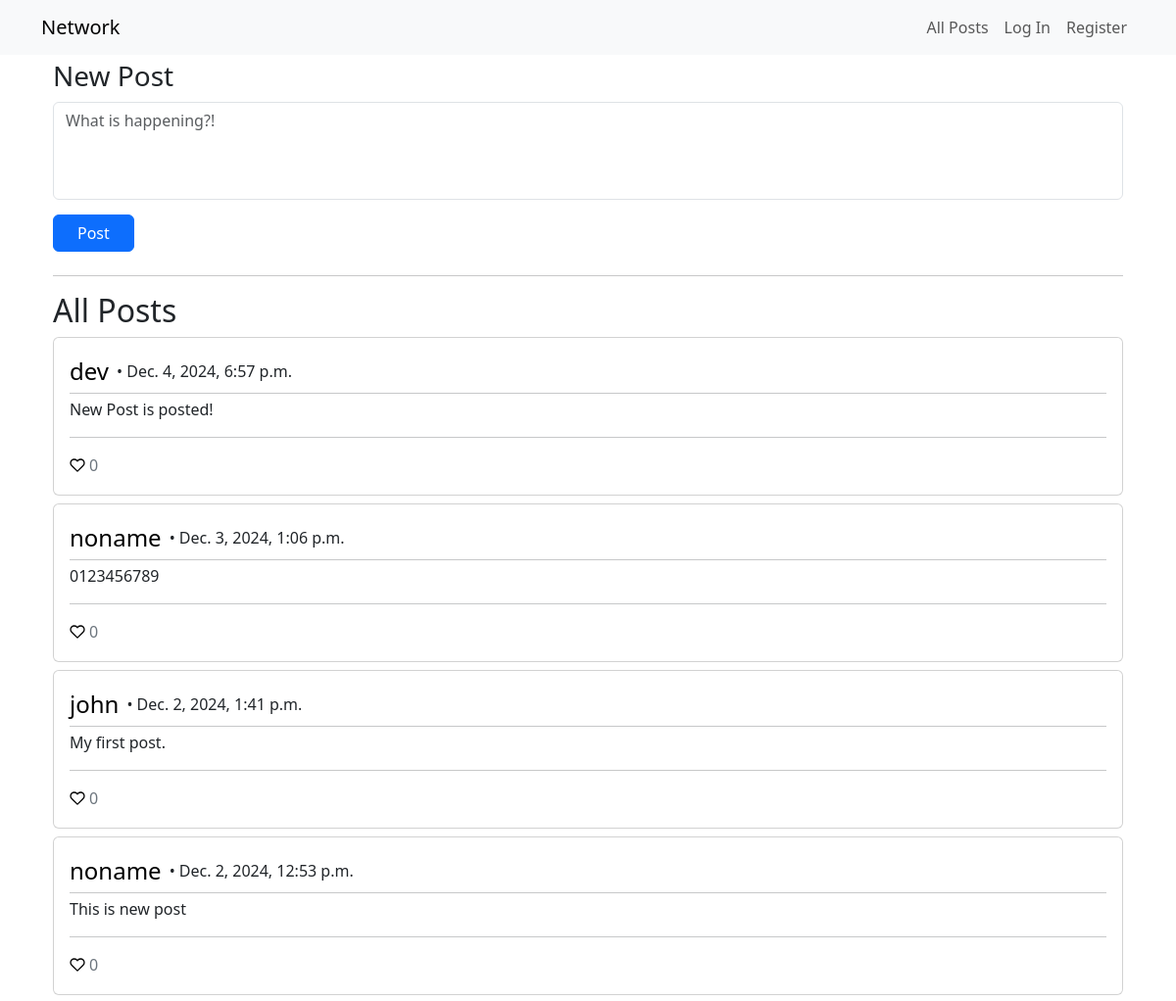
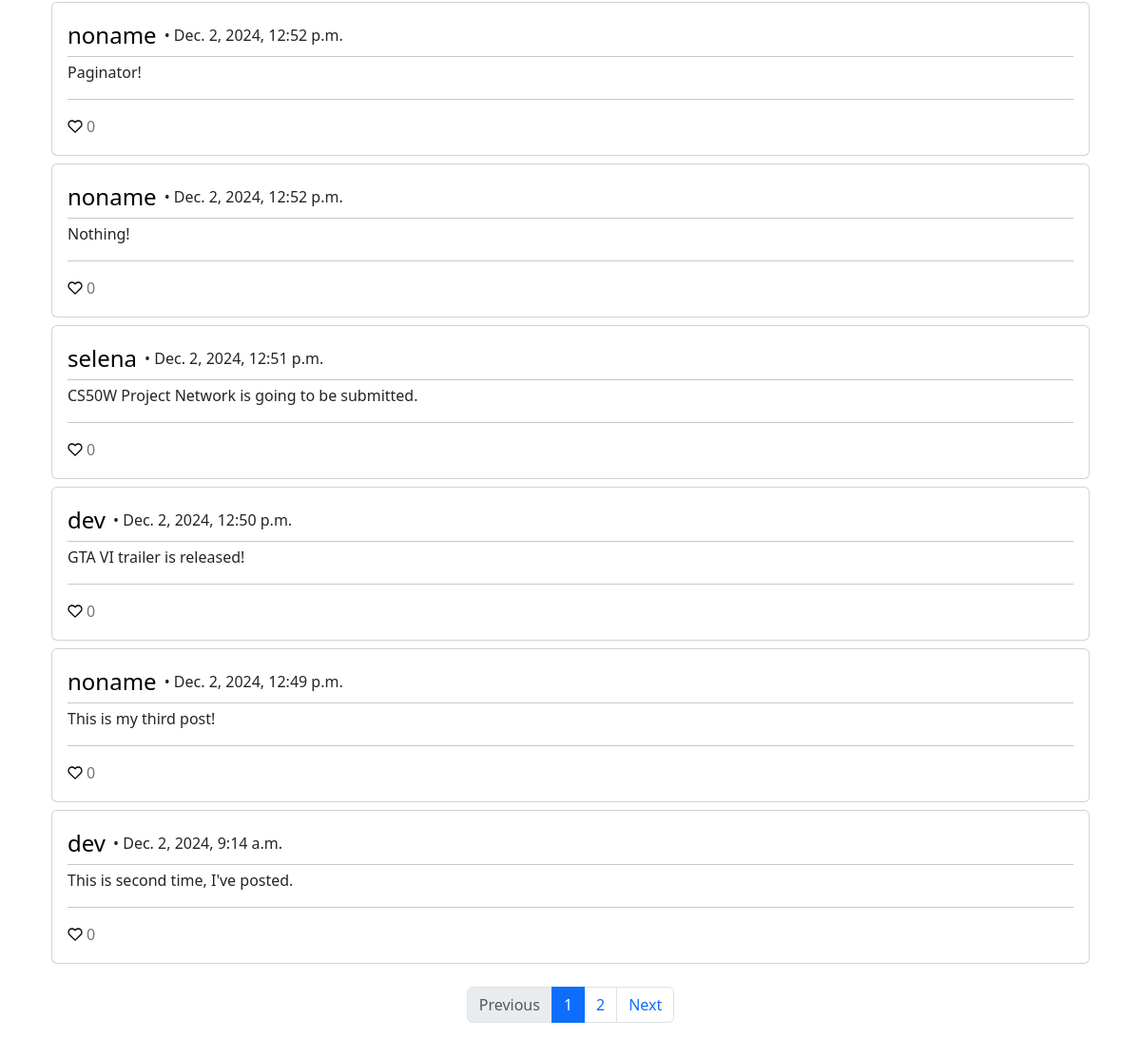
The page / on the database its author committed (2 pictures, top to bottom).
### network/models.py (models this page shows, shortened)
class Post(models.Model):
    user = models.ForeignKey(User, on_delete=models.CASCADE, null=True, related_name="post")
    content = models.TextField(max_length=255)
    created_at = models.DateTimeField(auto_now_add=True, null=True)
    class Meta:
        ordering = ['-created_at']

class User(AbstractUser):
    pass

### network/views.py (the view)
# urls.py: path("", views.index, name="index"),
def index(request):
    posts = Post.objects.all()
    p = Paginator(posts, 10)
    page_number = request.GET.get("page")
    page_posts = p.get_page(page_number)
    return render(request, "network/index.html", {
        "posts": page_posts,
    })

### network/templates/network/index.html (shortened to what this page needs)
{% extends "network/layout.html" %}
{% load static %}
{% block body %}
<div class="container justify-content-center">
    {% if not in_profile and not in_following %}
    <div id="new-post-field">
        <div class="fs-3 fw-medium">New Post</div>
        <form action="{% url 'new_post' %}" method="post">
            <textarea name="content" id="post-content" class="form-control" placeholder="What is happening?!"></textarea>
            <button type="submit" class="btn btn-primary px-4 my-2">Post</button>
        </form>
    </div>
    <hr>
    {% endif %}
    {% if in_following %}
        <h2>Following</h2>
    {% else %}
        <h2>All Posts</h2>
    {% endif %}
    {% for post in posts %}
    <div class="card my-2 posts" data-postid="{{ post.id }}">
        <div class="card-body">
            <div class="d-flex align-items-center justify-content-between">
                <div class="d-inline-flex align-items-center">
                    <a href="{% url 'profile' post.user.id %}" class="text-link">
                        <div class="fs-4 fw-medium">{{ post.user.username }}</div>
                    </a>
                    <div class="fs-6 fw-light ms-2 align-middle"> • {{ post.created_at }}</div>
                </div>
            </div>
            <hr class="my-1">
            <div class="mb-2 post-content">{{ post.content }}</div>
            <hr>
            <div class="fs-6 fw-light text-secondary d-inline-flex align-items-center likes-container" data-postid="{{ post.id }}"="">
                <div class="likes ms-1" data-postid="{{ post.id }}">0</div>
            </div>
        </div>
    </div>
    {% empty %}
    <h4>NO POSTS!</h4>
    {% endfor %}
    {% if posts.paginator.num_pages > 1 %}
    <nav class="d-flex justify-content-center mt-4">
        <ul class="pagination">
            <li class="page-item {% if not posts.has_previous %} disabled {% endif %}">
                {% if posts.has_previous %}
                    <a class="page-link" href="?page={{ posts.previous_page_number }}">Previous</a>
                {% else %}
                    <span class="page-link">Previous</span>
                {% endif %}
            </li>
            <li class="page-item active" aria-current="page">
                <span class="page-link">{{ posts.number }}</span>
            </li>
            {% if posts.has_next %}
                <li class="page-item"><a class="page-link" href="?page={{ posts.next_page_number }}">{{ posts.next_page_number }}</a></li>
            {% endif %}
            <li class="page-item {% if not posts.has_next %} disabled {% endif %}">
                {% if posts.has_next %}
                    <a class="page-link" href="?page={{ posts.next_page_number }}">Next</a>
                {% else %}
                    <span class="page-link">Next</span>
                {% endif %}
            </li>
        </ul>
    </nav>
    {% endif %}
</div>
{% endblock %}

### network/templates/network/layout.html (shortened to what this page needs)
{% load static %}
<!DOCTYPE html>
<html lang="en">
    <head>
        <link href="https://cdn.jsdelivr.net/npm/bootstrap@5.3.3/dist/css/bootstrap.min.css" rel="stylesheet">
        <link href="{% static 'network/styles.css' %}" rel="stylesheet">
    </head>
    <body>
        <nav class="navbar navbar-expand-lg navbar-light bg-light">
            <div class="container">
                <a class="navbar-brand" href="/">Network</a>
                <ul class="navbar-nav mr-auto">
                    <li class="nav-item">
                    <a class="nav-link" href="{% url 'index' %}">All Posts</a>
                    </li>
                    {% if user.is_authenticated %}
                        <li class="nav-item">
                            <a class="nav-link" href="{% url 'following' %}">Following</a>
                        </li>
                        <li class="nav-item">
                            <a class="nav-link" href="{% url 'logout' %}">Log Out</a>
                        </li>
                    {% else %}
                        <li class="nav-item">
                            <a class="nav-link" href="{% url 'login' %}">Log In</a>
                        </li>
                        <li class="nav-item">
                            <a class="nav-link" href="{% url 'register' %}">Register</a>
                        </li>
                    {% endif %}
                </ul>
            </div>
        </nav>
        <div class="body container justify-content-center">
            {% block body %}
            {% endblock %}
        </div>
    </body>
</html>

### network/static/network/styles.css (style rules this page uses)
a { text-decoration: none; }
#post-content { min-height: 100px; resize: none; }
.form-control { margin: .4em 0 .4em 0; }
.text-link { text-decoration: none; color: black; }
.likes-container { cursor: pointer; }

### rows shown on the page
Post: user.username "dev", created_at "Dec. 4, 2024, 6:57 p.m.", content "New Post is posted!"
Post: user.username "noname", created_at "Dec. 3, 2024, 1:06 p.m.", content "0123456789"
Post: user.username "john", created_at "Dec. 2, 2024, 1:41 p.m.", content "My first post."
Post: user.username "noname", created_at "Dec. 2, 2024, 12:53 p.m.", content "This is new post"
Post: user.username "noname", created_at "Dec. 2, 2024, 12:52 p.m.", content "Paginator!"
Post: user.username "noname", created_at "Dec. 2, 2024, 12:52 p.m.", content "Nothing!"
Post: user.username "selena", created_at "Dec. 2, 2024, 12:51 p.m.", content "CS50W Project Network is going to be submitted."
Post: user.username "dev", created_at "Dec. 2, 2024, 12:50 p.m.", content "GTA VI trailer is released!"
Post: user.username "noname", created_at "Dec. 2, 2024, 12:49 p.m.", content "This is my third post!"
Post: user.username "dev", created_at "Dec. 2, 2024, 9:14 a.m.", content "This is second time, I've posted."

### other values the page prints
{{ posts.number }} "1"
{{ posts.next_page_number }} "2"
